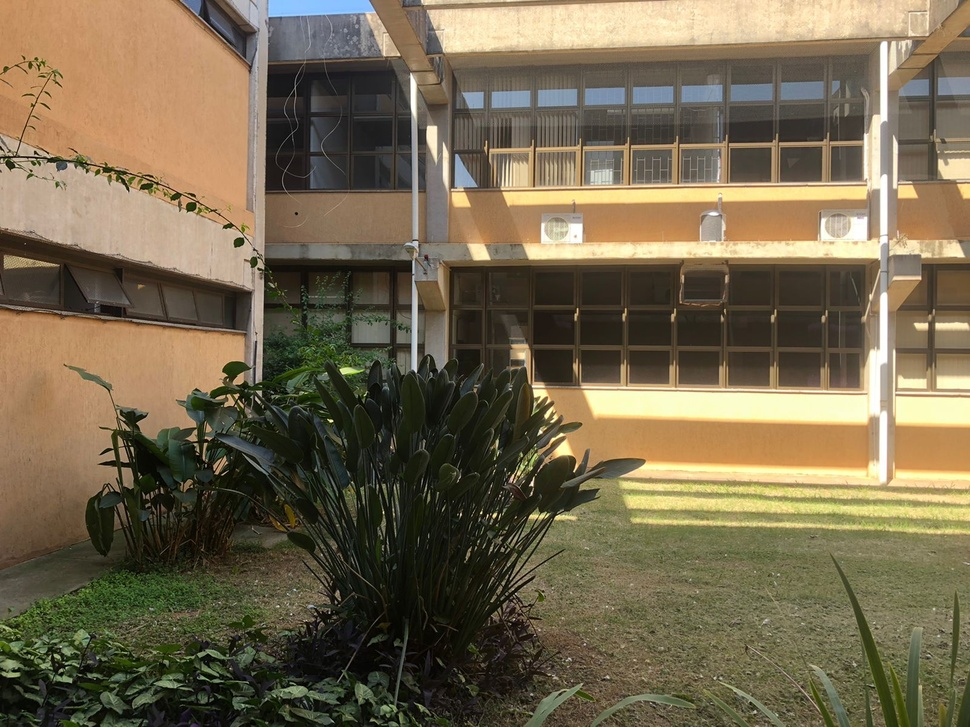
#> input picture 2021-1/Computer Vision/Panorama/set1/img1.jpeg, 970 x 727 px, shrunk from 1600 x 1200 before the run; its folder holds 4 pictures in this run
$ python print.py
#> lines starting #> are read from the running program, lines starting #| are printed output that depends on the picture
### 2021-1/Computer Vision/Panorama/panorama.py
import cv2
import numpy as np
import timeit
import matplotlib.pyplot as plt
import os
import sys
from imutils import paths
import warnings
warnings.filterwarnings("ignore")

def ler_conjunto_imagens(dir):
    """
    Importa uma pasta com imagens e salva como uma lista.

    Parâmetros:
                dir: Diretório da pasta com as imagens

    Retornos:
                conjunto: Lista de imagens
    """
#> called with dir = './set1'
    # Lê os arquivos do diretório em ordem crescente
    arquivos = os.listdir(dir)
    arquivos.sort()
    os.chdir(dir)

    # Converte as imagens importadas para RGB
    conjunto = []
    for arquivo in arquivos:
      BGR_img = cv2.imread(arquivo)
#> BGR_img is the input picture: shape (727, 970, 3); mean B, G, R 78.8, 104.4, 116.9
      RGB_img = cv2.cvtColor(BGR_img, cv2.COLOR_BGR2RGB)
      conjunto.append(RGB_img)

    return conjunto


# [13 lines left out: functions imprimir_imagem, imprimir_conjunto, not called in this run]


def executar_SIFT(imagem, num_features, niveis_oitava, threshold_contraste,
                  threshold_borda, sigma):
    """
    Detecta keypoints e calcula seus descritores.

    Parâmetros:
                vetor_imagens: Imagens usadas no método
                num_features : Num de melhores features a se manter
                niveis_oitava: Número de camada em cada oitava
                threshold_contraste: Limiar para filtrar features fracas em regiões de baixo contraste
                threshold_borda: Limiar para filtar bordas
                sigma: sigma da gaussiana aplicado na imagem de entrada na oitava 0

    Retornos:
                vetor_keypoints: Vetor com keypoints calculados
                vetor_descritores: Vetor com descritores calculados
    """
    # Inicializa o objeto SIFT_create com os parâmetros do método
    SIFT = cv2.xfeatures2d.SIFT_create( nfeatures = num_features,
                                        nOctaveLayers = niveis_oitava,
                                        contrastThreshold = threshold_contraste,
                                        edgeThreshold = threshold_borda,
                                        sigma = sigma)

    # Chama o método do openCV que realiza o método SIFT
    keypoints, descritores = SIFT.detectAndCompute(imagem, None)

    return keypoints, descritores


def casar_imagens(descritores_imagem1, descritores_imagem2, ratio_threshold):
    """
    Encontra as k melhores casamentos para cada descritor de um conjunto de imagens.

    Parâmetros:
                descritores_imagem1
                descritores_imagem2
                ratio_threshold: Número de camada em cada oitava

    Retornos:
                melhores_casamentos: Vetor com melhores casamentos
    """
    # Cria objeto BF Matcher
    bf = cv2.BFMatcher(cv2.NORM_L2, crossCheck=False)

    # Computa os casamentos e iniciliza lista para preencher
    # com os melhores casamentos após o teste de Lowe
    # Mantém as 2 melhores correspondências para cada keypoint
    casamentos = bf.knnMatch(descritores_imagem1, descritores_imagem2, 2)
    melhores_casamentos = []

    # Ratio Test proposto por Lowe
    # Itera pelos casamentos
    for m, n in casamentos:

        # Garantir que a distância esteja dentro
        # de uma certa razão
        if m.distance < n.distance * ratio_threshold:
            melhores_casamentos.append(m)

    return melhores_casamentos


def calcular_homografia(imagem1, imagem2, num_features, niveis_oitava, threshold_contraste,
                  threshold_borda, sigma, ratio_threshold, RANSAC_reproj, imprimir_etapas):
    """
    Calcula a matriz de homografia.

    Parâmetros:
                imagem1: Imagem que é deformado pela homografia
                imagem2: Imagem pivot
                RANSAC_reproj: Erro máximo de reprojeção permitido para tratar um par de pontos como inlier
    Retornos:
                matriz_homografia: Vetor com keypoints calculados

    """
    # Calcula keypoints e descritores utilizando SIFT
    keypoints_imagem1, descritores_imagem1 = executar_SIFT(imagem1, num_features, niveis_oitava, threshold_contraste,
                  threshold_borda, sigma)

    keypoints_imagem2, descritores_imagem2 = executar_SIFT(imagem2, num_features, niveis_oitava, threshold_contraste,
                  threshold_borda, sigma)

    # Plotar keypoints das duas imagens


    if(imprimir_etapas==True):
      plot1 = cv2.drawKeypoints(imagem1, keypoints_imagem1, 0, (255, 0, 0), flags=cv2.DRAW_MATCHES_FLAGS_DRAW_RICH_KEYPOINTS)
      plot2 = cv2.drawKeypoints(imagem2, keypoints_imagem2, 0, (255, 0, 0), flags=cv2.DRAW_MATCHES_FLAGS_DRAW_RICH_KEYPOINTS)
      plot_img = np.concatenate((plot1, plot2), axis=1)
      print("Imprimindo keypoints...")
      imprimir_imagem(plot_img)

    # Realiza o casamento entre keypoints das imagens
    casamentos = casar_imagens(descritores_imagem1, descritores_imagem2,ratio_threshold=ratio_threshold)

    # Plotar casamento das duas imagens
    plot_casamentos = cv2.drawMatches(imagem1, keypoints_imagem1, imagem2, keypoints_imagem2, casamentos[:100], None,
                                      matchColor=(255, 0, 0),  # draw matches in green color
                                      singlePointColor=None,
                                      flags=2)
    if(imprimir_etapas==True):
      print("Imprimindo casamentos...")
      imprimir_imagem(plot_casamentos)

    # Constrói conjunto de pontos com localizações dos
    # keypoints correspondentes em ambas as imagens
    pontos_imagem1 = [keypoints_imagem1[m.queryIdx].pt for m in casamentos]
    pontos_imagem2 = [keypoints_imagem2[m.trainIdx].pt for m in casamentos]

    # Converte formato dos pontos
    pontos_imagem1 = np.float32(pontos_imagem1).reshape(-1, 1, 2)
    pontos_imagem2 = np.float32(pontos_imagem2).reshape(-1, 1, 2)

    # Calcula a matriz de homografia
    matriz_homografia, _ = cv2.findHomography(pontos_imagem1, pontos_imagem2, cv2.RANSAC, RANSAC_reproj)

    return matriz_homografia


def blendingMask(height, width, barrier, smoothing_window, left_biased=True):
    assert barrier < width


    mask = np.zeros((height, width))

    offset = int(smoothing_window / 2)
    print("Offset:", offset)

    try:
        if left_biased:
            mask[:, barrier - offset : barrier + offset + 1] = np.tile(
                np.linspace(1, 0, 2 * offset + 1).T, (height, 1)
            )
            mask[:, : barrier - offset] = 1
        else:
            mask[:, barrier - offset : barrier + offset + 1] = np.tile(
                np.linspace(0, 1, 2 * offset + 1).T, (height, 1)
            )
            mask[:, barrier + offset :] = 1

    except BaseException:
        if left_biased:
            mask[:, barrier - offset : barrier + offset + 1] = np.tile(
                np.linspace(1, 0, 2 * offset).T, (height, 1)
            )
            mask[:, : barrier - offset] = 1
        else:
            mask[:, barrier - offset : barrier + offset + 1] = np.tile(
                np.linspace(0, 1, 2 * offset).T, (height, 1)
            )
            mask[:, barrier + offset :] = 1

    return cv2.merge([mask, mask, mask])


def blending_panoramica(imagem2_rz, imagem1_warped, largura_imagem2, lado):
    """
    Dadas duas imagens alinhadas com descontinuidade entre as imagens,
    esta função produz uma suavização na sobreposição.

    Parâmetros:
                imagem2_rz
                imagem1_warped
                largura_imagem2: é a largura da imagem2 antes de redimensionar
                lado:

    Retornos:
                panoramica: Imagem colada com a região de sobreposição suavizada
    """

    altura, largura, _ = imagem2_rz.shape
    janela_suavizacao = int(largura_imagem2 / 8)
    barrier = largura_imagem2 - int(janela_suavizacao / 2)
    print("Barrier:", barrier)
    print("janela_suavizacao:", janela_suavizacao)
    mascara1 = blendingMask(altura, largura, barrier, smoothing_window=janela_suavizacao, left_biased=True)

    mascara2 = blendingMask(altura, largura, barrier, smoothing_window=janela_suavizacao, left_biased=False)


    if lado == "esquerdo":
        imagem2_rz = cv2.flip(imagem2_rz, 1)
        imagem1_warped = cv2.flip(imagem1_warped, 1)
        imagem2_rz = imagem2_rz * mascara1
        imagem1_warped = imagem1_warped * mascara2
        panoramica = imagem1_warped + imagem2_rz
        panoramica = cv2.flip(panoramica, 1)

    else:
        imagem2_rz = imagem2_rz * mascara1
        imagem1_warped = imagem1_warped * mascara2
        panoramica = imagem1_warped + imagem2_rz

    return panoramica


def aplicar_transformacao(imagem1, imagem2, num_features, niveis_oitava, threshold_contraste,
                  threshold_borda, sigma, ratio_threshold, RANSAC_reproj, imprimir_etapas):
    """
    Deforma a imagem 1 na imagem 2 utilizando matriz de homografia,
    calculando dimensões da imagem resultante e realizando uma translação.

    Parâmetros:
                imagem1
                imagem2

    Retornos:
                panoramica_completa: Imagem colada
    """
    # Obtém matriz de homografia
    matriz_homografia = calcular_homografia(imagem1, imagem2, num_features, niveis_oitava, threshold_contraste,
                  threshold_borda, sigma, ratio_threshold, RANSAC_reproj, imprimir_etapas = imprimir_etapas)


    # Obtém altura e largura das imagens
    altura_imagem1, largura_imagem1 = imagem1.shape[:2]
    altura_imagem2, largura_imagem2 = imagem2.shape[:2]

    # Extrai as coordenadas dos pontos de bordas das imagens
    coordenadas_imagem1 = [[0, 0], [0, altura_imagem1], [largura_imagem1, altura_imagem1], [largura_imagem1, 0]]
    coordenadas_imagem2 = [[0, 0], [0, altura_imagem2], [largura_imagem2, altura_imagem2], [largura_imagem2, 0]]

    # [7 lines of commented-out code are left out]
    coordenadas_imagem1 = np.float32(coordenadas_imagem1).reshape(-1, 1, 2)
    coordenadas_imagem2 = np.float32(coordenadas_imagem2).reshape(-1, 1, 2)

    # Aplica a homografia nos pontos de borda da imagem 1
    # aplicando PerspectiveTransform() para transformar
    # a perspectiva da imagem de origem fornecida para
    # os pontos correspondentes na imagem de destino
    coordenadas_imagem1_ = cv2.perspectiveTransform(coordenadas_imagem1, matriz_homografia)

    # Concatena as coordenadas dos pontos de borda das imagens
    pts = np.concatenate((coordenadas_imagem1_, coordenadas_imagem2), axis=0)

    # Encontra máximo e mínimo das coordenadas
    [xmin, ymin] = np.int64(pts.min(axis=0).ravel() - 0.5)
    [_, ymax] = np.int64(pts.max(axis=0).ravel() + 0.5)
    t = [-xmin, -ymin]

    # Ponto do canto superior esquerdo da imagem que aplica a matriz de homografia,
    # Se tem coordenada x < 0
    # cola a imagem de origem do lado esquerdo, se não do lado direito
    if pts[0][0][0] < 0:
        lado = "esquerdo"
        largura_panoramica = largura_imagem2 + t[0]

    else:
        largura_panoramica = int(coordenadas_imagem1_[3][0][0])
        lado = "direito"

    # Calcula a altura da panoramica
    altura_panoramica = ymax - ymin

    # Translação
    Ht = np.array([[1, 0, t[0]], [0, 1, t[1]], [0, 0, 1]])
    imagem1_warped = cv2.warpPerspective(imagem1, Ht.dot(matriz_homografia), (largura_panoramica, altura_panoramica))

    if(imprimir_etapas==True):
      print("Imprimindo imagem 1 após transformação...")
      imprimir_imagem(imagem1_warped)

    # Calcula o tamanho de imagem2_rz, mesmo tamanho que imagem1_warped
    imagem2_rz = np.zeros((altura_panoramica, largura_panoramica, 3))
    if lado == "esquerdo":
        imagem2_rz[t[1] : altura_imagem1 + t[1], t[0] : largura_imagem2 + t[0]] = imagem2
    else:
        imagem2_rz[t[1] : altura_imagem1 + t[1], :largura_imagem2] = imagem2

    # Imprimir imagem2_rz
    if(imprimir_etapas==True):
      print("Imprimindo imagem2 depois de alinhamento...")
      imprimir_imagem(imagem2_rz)

    # Realiza o blending da panorâmica
    pano = blending_panoramica(imagem2_rz, imagem1_warped, largura_imagem2, lado)

    # Imprimir imagem após blending
    if(imprimir_etapas==True):
      print("Imprimindo colagem das imagens após o blending...")
      imprimir_imagem(pano)

    # Corta a região preta da imagem
    pano = realizar_crop(pano, altura_imagem2, pts)

    # Imprimir imagem após crop
    if(imprimir_etapas==True):
      print("Imprimindo colagem das imagens após o crop...")
      imprimir_imagem(pano)

    return pano


def colar_imagens(lista_imagens, num_features, niveis_oitava, threshold_contraste,
                  threshold_borda, sigma, ratio_threshold, RANSAC_reproj, imprimir_etapas):
    """
    Escolhe a imagem do meio da lista, divide a lista em duas sub-listas,
    colando a imagem do meio com cada imagem nas 2 sub-listas.

    Parâmetros:
                lista_imagens

    Retornos:
                panoramica_completa: Imagem colada
    """
    # Dividie a lista de imagens em duas sublistas
    # com a imagem central em comum
    n = int(len(lista_imagens) / 2 + 0.5)
    lista_esquerda = lista_imagens[:n]
    lista_direita = lista_imagens[n - 1 :]
    lista_direita.reverse()

    # Processa lista da esquerda
    while len(lista_esquerda) > 1:
        # Pega duas imagens da lista
        imagem2 = lista_esquerda.pop()
        imagem1 = lista_esquerda.pop()

        # Aplica transformação e adiciona na lista
        panoramica_esquerda = aplicar_transformacao(imagem1, imagem2, num_features, niveis_oitava, threshold_contraste,
                  threshold_borda, sigma, ratio_threshold, RANSAC_reproj, imprimir_etapas = imprimir_etapas)

        panoramica_esquerda = panoramica_esquerda.astype("uint8")
        lista_esquerda.append(panoramica_esquerda)

    # Processa lista da direita
    while len(lista_direita) > 1:
        # Pega duas imagens da lista
        imagem2 = lista_direita.pop()
        imagem1 = lista_direita.pop()

        # Aplica transformação e adiciona na lista
        panoramica_direita = aplicar_transformacao(imagem1, imagem2, num_features, niveis_oitava, threshold_contraste,
                  threshold_borda, sigma, ratio_threshold, RANSAC_reproj, imprimir_etapas = imprimir_etapas)

        panoramica_direita = panoramica_direita.astype("uint8")
        lista_direita.append(panoramica_direita)

    # Panoramica com maior largura recebe o resto da colagem
    # Se largura_panoramica_direita > largura_panoramica_esquerda, panoramica_direita é o destino. Se não, panoramica_esquerda
    if panoramica_direita.shape[1] >= panoramica_esquerda.shape[1]:
        panoramica_completa = aplicar_transformacao(panoramica_esquerda, panoramica_direita, num_features, niveis_oitava, threshold_contraste,
                  threshold_borda, sigma, ratio_threshold, RANSAC_reproj, imprimir_etapas = imprimir_etapas)
    else:
        panoramica_completa = aplicar_transformacao(panoramica_direita, panoramica_esquerda, num_features, niveis_oitava, threshold_contraste,
                  threshold_borda, sigma, ratio_threshold, RANSAC_reproj, imprimir_etapas = imprimir_etapas)

    return panoramica_completa


def realizar_crop(panoramica, altura_imagem_destino, cantos):
    """
    Realiza o crop da região preta da panorâmica, baseada na imagem de destino.

    Parâmetros:
                panoramica
                altura_imagem_destino
                cantos: Tupla com 4 cantos da imagem distorcida
                        e 4 cantos da imagem de destino

    Retornos:
                panoramica_completa: Imagem colada
    """
    # Encontra mínimo das coordenadas (x,y)
    [xmin, ymin] = np.int32(cantos.min(axis=0).ravel() - 0.5)
    t = [-xmin, -ymin]

    # Converte para inteiros
    cantos = cantos.astype(int)

    # Imagem distorcida concatenada no lado esquerdo da imagem de destino
    if cantos[0][0][0] < 0:
        n = abs(-cantos[1][0][0] + cantos[0][0][0])
        panoramica = panoramica[t[1] : altura_imagem_destino + t[1], n:, :]

    # Imagem distorcida concatenada no lado direto da imagem de destino
    else:
        if cantos[2][0][0] < cantos[3][0][0]:
            panoramica = panoramica[t[1] : altura_imagem_destino + t[1], 0 : cantos[2][0][0], :]

        else:
            panoramica = panoramica[t[1] : altura_imagem_destino + t[1], 0 : cantos[3][0][0], :]

    return panoramica


def construir_panoramica(conjunto, num_features = 0, niveis_oitava = 3,
                  threshold_contraste = 0.04, threshold_borda = 10, sigma = 1.6,
                  ratio_threshold = 0.5, RANSAC_reproj = 5, imprimir_etapas = False):

    # Construção da panorâmica
    t_inicial = timeit.default_timer()
    panoramica = colar_imagens(conjunto, num_features, niveis_oitava,
                  threshold_contraste, threshold_borda, sigma , ratio_threshold,
                  RANSAC_reproj, imprimir_etapas = imprimir_etapas)
#> after the loop in colar_imagens, `while len(lista_direita) > 1:`:
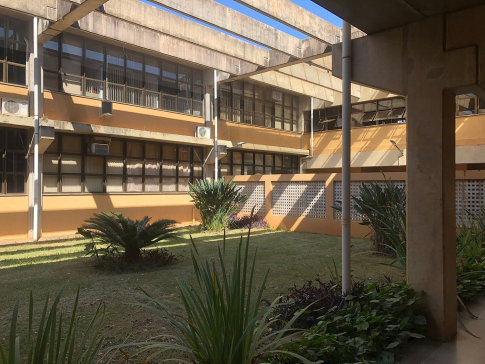
#> imagem1: shape (727, 970, 3) (shown at 1/2 size); mean R, G, B 102.2, 90.3, 70.7
#> call 4 of calcular_homografia, with num_features = 0, niveis_oitava = 3, threshold_contraste = 0.04, threshold_borda = 10, sigma = 1.6, ratio_threshold = 0.5, RANSAC_reproj = 5, imprimir_etapas = False
#> in executar_SIFT (call 7), `keypoints, descritores = SIFT.detectAndCompute(imagem, None)`: keypoints = 5742 keypoints; strongest (x, y, size): (836, 486, 2), (850, 428, 2.7), (1528, 432, 2), (590, 427, 3.1)
#> in executar_SIFT (call 7), `keypoints, descritores = SIFT.detectAndCompute(imagem, None)`:
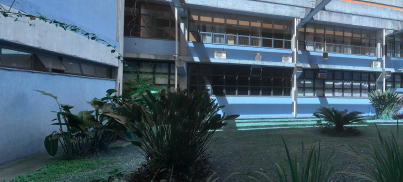
#> imagem: shape (727, 1612, 3) (shown at 1/4 size); mean of channels 0, 1, 2 103.7, 91.6, 71.6; drawn as B, G, R
#> in calcular_homografia (call 4), `keypoints_imagem1, descritores_imagem1 = executar_SIFT(imagem1, num_fe..`: keypoints_imagem1 has the same summary as keypoints in executar_SIFT
#> in executar_SIFT (call 8), `keypoints, descritores = SIFT.detectAndCompute(imagem, None)`: keypoints = 6491 keypoints; strongest (x, y, size): (194, 486, 2), (208, 428, 2.7), (886, 432, 2), (1177, 199, 4.8)
#> in executar_SIFT (call 8), `keypoints, descritores = SIFT.detectAndCompute(imagem, None)`:
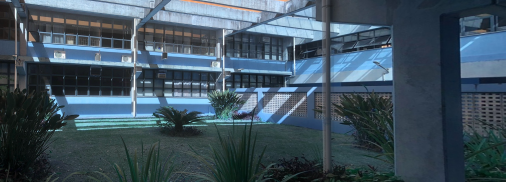
#> imagem: shape (727, 2022, 3) (shown at 1/4 size); mean of channels 0, 1, 2 95.8, 83, 64.6; drawn as B, G, R
#> in calcular_homografia (call 4), `keypoints_imagem2, descritores_imagem2 = executar_SIFT(imagem2, num_fe..`: keypoints_imagem2 has the same summary as keypoints in executar_SIFT
#> in casar_imagens (call 4), `casamentos = bf.knnMatch(descritores_imagem1, descritores_imagem2, 2)`: casamentos = 5742 matches
#> after the loop in casar_imagens (call 4), `for m, n in casamentos:`: melhores_casamentos = 2432 matches
#> in calcular_homografia (call 4), `plot_casamentos = cv2.drawMatches(imagem1, keypoints_imagem1, imagem2,..`:
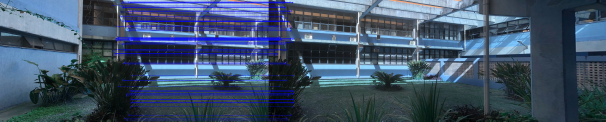
#> plot_casamentos: shape (727, 3634, 3) (shown at 1/6 size); mean of channels 0, 1, 2 105.4, 82.8, 64.3; drawn as B, G, R
#> in calcular_homografia (call 4), `pontos_imagem1 = [keypoints_imagem1[m.queryIdx].pt for m in casamentos]`: pontos_imagem1 = 2432 pairs, first value 673.7 to 1608, second value 3.4 to 723.5
#> in calcular_homografia (call 4), `pontos_imagem2 = [keypoints_imagem2[m.trainIdx].pt for m in casamentos]`: pontos_imagem2 = 2432 pairs, first value 31.94 to 966.6, second value 3.4 to 723.5
#> in calcular_homografia (call 4), `pontos_imagem1 = np.float32(pontos_imagem1).reshape(-1, 1, 2)`: pontos_imagem1 = 2432 rows, first 8: [673.7, 31.48], [676.9, 305.6], [685.1, 318.4], [686, 329.7], [691.6, 236.6], [694.5, 322.9], [695.4, 156.1], [696.5, 320.7]
#> in calcular_homografia (call 4), `pontos_imagem2 = np.float32(pontos_imagem2).reshape(-1, 1, 2)`: pontos_imagem2 = 2432 rows, first 8: [31.94, 32.45], [34.91, 306.1], [42.68, 319.1], [43.85, 329.9], [49.74, 236.3], [52.45, 324.1], [53.53, 156.2], [54.68, 321.9]
#> in calcular_homografia (call 4), `matriz_homografia, _ = cv2.findHomography(pontos_imagem1, pontos_image..`: matriz_homografia = [[1, 3.02e-05, -641.8], [-0.000123, 1, 0.123], [-2.41e-07, -1.4e-08, 1]]
#> call 4 of blending_panoramica, with largura_imagem2 = 2022, lado = 'esquerdo'
#| Barrier: 1896
#| janela_suavizacao: 252
#| Offset: 126
#| Offset: 126
#> in blending_panoramica (call 4), `imagem2_rz = imagem2_rz * mascara1`:
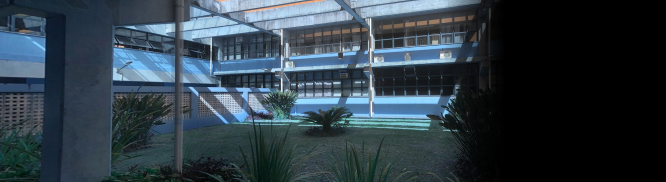
#> imagem2_rz: shape (727, 2664, 3) float64 (shown at 1/4 size); mean of channels 0, 1, 2 70.4, 60.8, 47.2; drawn as B, G, R
#> in blending_panoramica (call 4), `imagem1_warped = imagem1_warped * mascara2`:
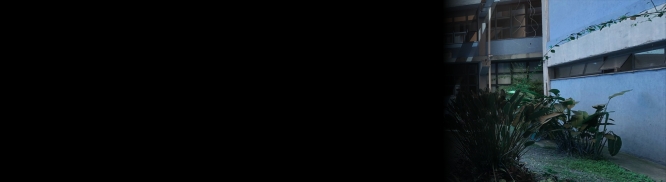
#> imagem1_warped: shape (727, 2664, 3) float64 (shown at 1/4 size); mean of channels 0, 1, 2 28.9, 25, 19; drawn as B, G, R
#> in blending_panoramica (call 4), `panoramica = cv2.flip(panoramica, 1)`:
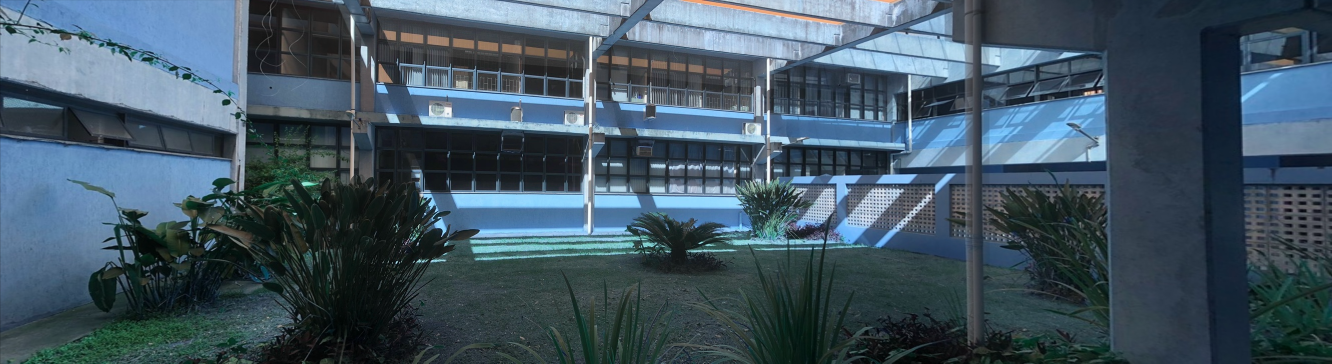
#> panoramica: shape (727, 2664, 3) float64 (shown at 1/2 size); mean of channels 0, 1, 2 99.4, 85.9, 66.2; drawn with min black and max white

    t_final = timeit.default_timer()

    # Apresentação dos resultados
    print("Fim do programa")
    print("Tempo de exeucação: {:.2f} segundos\n".format(t_final - t_inicial))

    print("--- Parâmetros ---")
    print("num_features: {}".format(num_features))
    print("niveis_oitava: {}".format(niveis_oitava))
    print("threshold_contraste: {}".format(threshold_contraste))
    print("threshold_borda: {}".format(threshold_borda))
    print("sigma: {}".format(sigma))
    print("ratio_threshold: {}".format(ratio_threshold))
    print("RANSAC_reproj: {}".format(RANSAC_reproj))

    return panoramica

### 2021-1/Computer Vision/Panorama/print.py
import panorama
import cv2
import os
import numpy as np

# Read image sets
set1 = panorama.ler_conjunto_imagens("./set1")

# Compute pano imagens
pano1 = panorama.construir_panoramica(set1)
